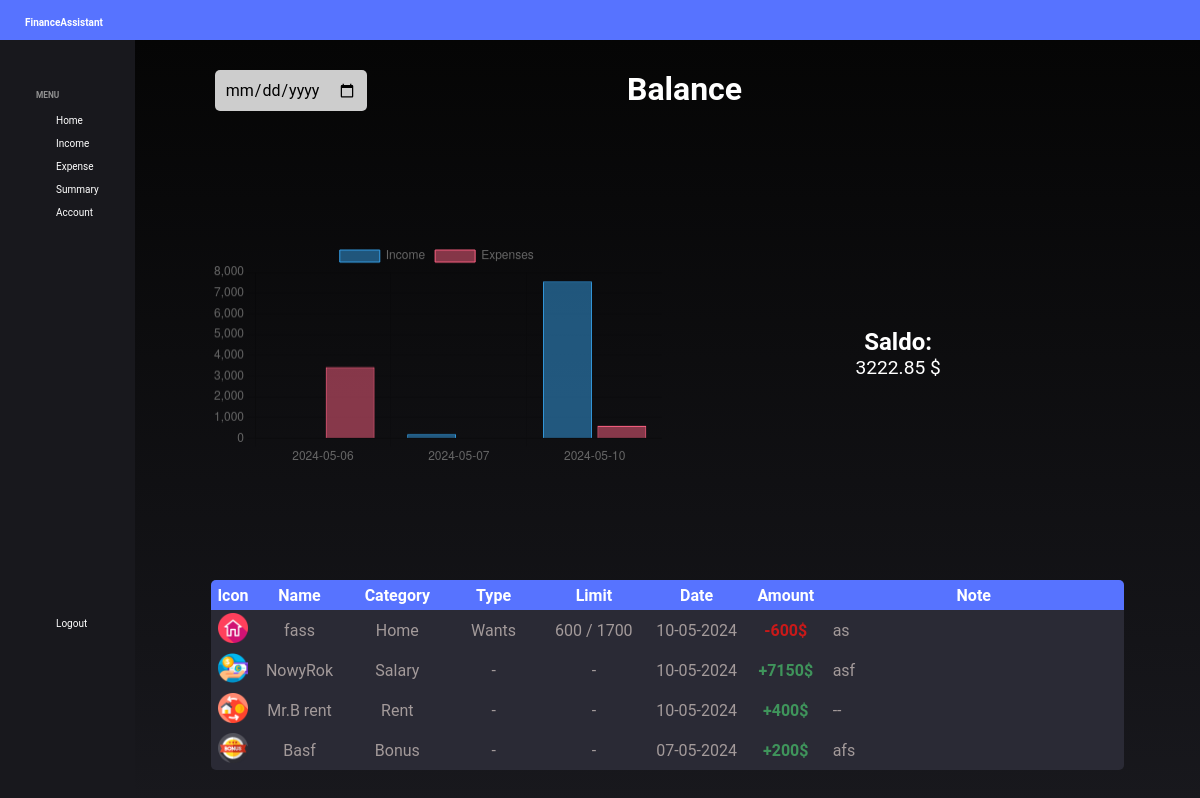
Before: /home (signed in) with the older database file.
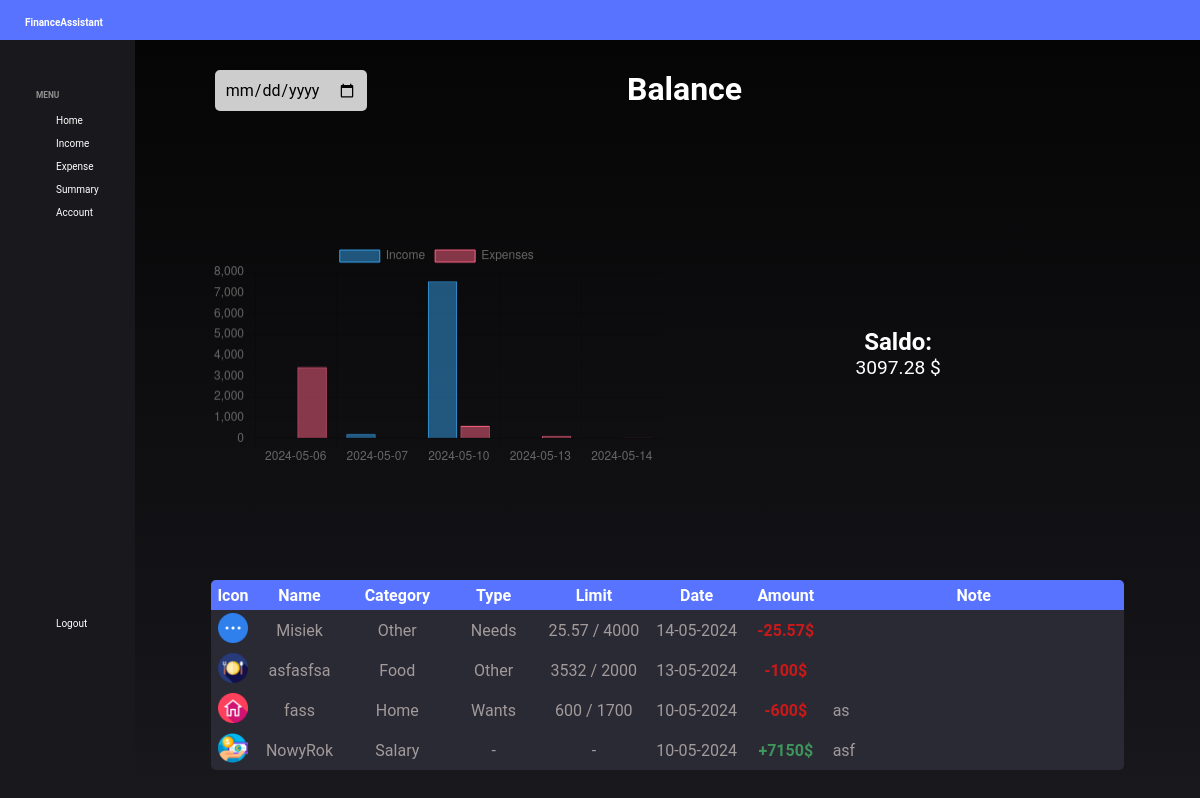
After: the same page with the newer database file.
### app/models.py (models this page shows)
class User(db.Model, UserMixin):
    __tablename__ = 'users'
    id = db.Column(db.Integer, primary_key=True, nullable=False)
    username = db.Column(db.String(20), unique=True, nullable=False)
    email = db.Column(db.String(120), unique=True, nullable=False)
    gender = db.Column(db.String(10), nullable=False)
    password = db.Column(db.String(60), nullable=False)
    saldo = db.Column(db.Float, nullable=False, default=0)
    wants = db.Column(db.Integer, nullable=False, default=1000)
    needs = db.Column(db.Integer, nullable=False, default=1000)
    other = db.Column(db.Integer, nullable=False, default=1000)
    incomes = db.relationship('Income', backref='user')
    expenses = db.relationship('Expense', backref='user')

class Expense(db.Model):
    __tablename__ = 'expenses'
    id = db.Column(db.Integer, primary_key=True)
    user_id = db.Column(db.Integer, db.ForeignKey('users.id'))
    category_id = db.Column(db.Integer, db.ForeignKey('expense_categories.id'))
    type_id = db.Column(db.Integer, db.ForeignKey('expense_types.id'))
    name = db.Column(db.String(25),unique=True, nullable=False)
    date = db.Column(db.Date, nullable=False, default=datetime.utcnow)
    amount = db.Column(db.Float, nullable=False)
    note = db.Column(db.String(40), nullable=False, default='')

class ExpenseCategory(db.Model):
    __tablename__ = 'expense_categories'
    id = db.Column(db.Integer, primary_key=True)
    name = db.Column(db.String(20), unique=True, nullable=False)
    icon = db.Column(db.String(20), nullable=False, default='default.jpg')
    expenses = db.relationship('Expense', backref='category')

class ExpenseType(db.Model):
    __tablename__ = 'expense_types'
    id = db.Column(db.Integer, primary_key=True)
    name = db.Column(db.String(20), unique=True, nullable=False)
    expenses = db.relationship('Expense', backref='expense_type')

class Income(db.Model):
    __tablename__ = 'incomes'
    id = db.Column(db.Integer, primary_key=True)
    user_id = db.Column(db.Integer, db.ForeignKey('users.id'))
    category_id = db.Column(db.Integer, db.ForeignKey('income_categories.id'))
    name = db.Column(db.String(25),unique=True, nullable=False)
    date = db.Column(db.Date, nullable=False, default=datetime.utcnow)
    amount = db.Column(db.Float, nullable=False)
    note = db.Column(db.String(40), nullable=False, default='')

class IncomeCategory(db.Model):
    __tablename__ = 'income_categories'
    id = db.Column(db.Integer, primary_key=True)
    name = db.Column(db.String(20), unique=True, nullable=False)
    icon = db.Column(db.String(20), nullable=False, default='default.jpg')
    incomes = db.relationship('Income', backref='category')

### app/routes.py (the view, shortened to what this page needs)
@app.route("/", methods=['GET', 'POST'])
@app.route("/home", methods=['GET', 'POST'])
@login_required
def home():
    expenses = Expense.query.filter_by(user=current_user).all()
    incomes = Income.query.filter_by(user=current_user).all()
    incomes_all = [income for income in incomes]
    expenses_all = [expense for expense in expenses]
    total_expenses = sum(expense.amount for expense in expenses)
    total_incomes = sum(income.amount for income in incomes)
    exp_needs = Expense.query.filter_by(user=current_user, type_id=1).all()
    exp_wants = Expense.query.filter_by(user=current_user, type_id=2).all()
    exp_other = Expense.query.filter_by(user=current_user, type_id=3).all()
    balance = total_incomes - total_expenses
    current_user.saldo = round(balance, 2)
    db.session.commit()
    transactions = expenses + incomes
    trans_copy = transactions.copy()
    transactions.sort(key=lambda x: x.date, reverse=True)
    trans_copy.sort(key=lambda x: x.date, reverse=False)
    table = []
    set_variable = set()
    for expense in expenses:
        set_variable.add(str(expense.date.strftime('%m.%Y')))
    for x in set_variable:
        sum_variable_needs = 0
        sum_variable_wants = 0
        sum_variable_other = 0
        dict_variable = dict()
        dict_variable["date"] = x
        for expense in expenses:
            if expense.date.strftime('%m') == x.split('.')[0] and expense.date.strftime('%Y') == x.split('.')[1] and expense in exp_needs:
                sum_variable_needs += expense.amount
            elif expense.date.strftime('%m') == x.split('.')[0] and expense.date.strftime('%Y') == x.split('.')[1] and expense in exp_wants:
                sum_variable_wants += expense.amount
            elif expense.date.strftime('%m') == x.split('.')[0] and expense.date.strftime('%Y') == x.split('.')[1] and expense in exp_other:
                sum_variable_other += expense.amount
        dict_variable["amount_needs"] = sum_variable_needs
        dict_variable["amount_wants"] = sum_variable_wants
        dict_variable["amount_other"] = sum_variable_other
        table.append(dict_variable)
    form = DatePickerForm()
    month_year = date.today().strftime('%m.%Y')
    lables_all = []
    month_trans = []
    month_expenses = []
    plot1_data=[]
    exp_dt = []
    month_incomes = []
    plot2_data=[]
    inc_dt = []
    for transaction in trans_copy:
        if transaction.date.strftime("%m.%Y") == month_year:
            lables_all.append(str(transaction.date))
            month_trans.append(transaction)
    lables_all = list(set(lables_all))
    dates_datetime = [datetime.strptime(data, "%Y-%m-%d") for data in lables_all]
    sorted_dates = sorted(dates_datetime)
    sorted_lables = [data.strftime("%Y-%m-%d") for data in sorted_dates]
    for expense in expenses_all:
        if expense.date.strftime("%m.%Y") == month_year:
            month_expenses.append(expense)
    for expense in month_expenses:
        exp_dt.append(str(expense.date))
    exp_dt = set(exp_dt)
    for income in incomes_all:
        if income.date.strftime("%m.%Y") == month_year:
            month_incomes.append(income)
    for income in month_incomes:
        inc_dt.append(str(income.date))
    inc_dt = set(inc_dt)
    exc_incomes = list(set(lables_all).symmetric_difference(inc_dt))
    exc_expenses = list(set(lables_all).symmetric_difference(exp_dt))
    for trans in month_trans:
        if  isinstance(trans, Expense):
             plot1_data.append((str(trans.date),trans.amount))
        elif isinstance(trans, Income):
            plot2_data.append((str(trans.date),trans.amount))
    for i in exc_expenses:
        plot1_data.append((str(i),0))
    for i in exc_incomes :
        plot2_data.append((str(i),0))
    plot1_data = sorted(plot1_data, key=lambda x: x[0])
    plot2_data = sorted(plot2_data, key=lambda x: x[0])
    new1_data = []
    new2_data = []
    for date1, value1 in plot1_data:
        found = False
        for i in range(len(new1_data)):
            if new1_data[i][0] == date1:
                new1_data[i] = (date1, new1_data[i][1] + value1)
                found = True
                break
        if not found:
            new1_data.append((date1, value1))
    for date2, value2 in plot2_data:
        found = False
        for i in range(len(new2_data)):
            if new2_data[i][0] == date2:
                new2_data[i] = (date2, new2_data[i][1] + value2)
                found = True
                break
        if not found:
            new2_data.append((date2, value2))
    values_exp = [row[1] for row in new1_data]
    values_inc = [row[1] for row in new2_data]
    return render_template('home.html', transactions=transactions,sorted_lables=sorted_lables,
                            values_exp=values_exp,values_inc=values_inc,table=table,form=form)

### app/templates/home.html (shortened to what this page needs)
{% extends "base.html" %}
{% block content %}
<div class="empty">
</div>
<div class="right-section-container">
    <div class="top-container">
        <div>
            <form method="POST" action="">
                    <div class="form-group " id="exp-form-group">
                        {% if form.date.errors %}
                            {{ form.date(class="form-control form-control-lg is-invalid") }}
                        {% else %}
                            {{ form.date(class="form-control form-control-lg") }}
                        {% endif %}
                    </div>
            </form>
        </div>
        <div>
            <h1 id="route-title">Balance</h1>
        </div>
    </div>
    <div class="plot-container">
        <div id="bal-plot1">
            <canvas id="barChart" style="max-height: 400px;"></canvas>
            <script>
                const ctg = document.getElementById('barChart');
                new Chart(ctg, {
                    type: 'bar',
                    data: {
                    labels: {{ sorted_lables | safe }},
                    datasets: [{
                        label: 'Income',
                        data: {{ values_inc | safe }},
                        borderWidth: 1
                    },{
                        label: 'Expenses',
                        data: {{ values_exp | safe }},
                        borderWidth: 1
                    }]
                    },
                    options: {
                    scales: {
                        y: {
                        beginAtZero: true
                        }
                    }
                    }
                });
                </script>
        </div>
        <div id="bal-balance">
            <h2>Saldo:</h2>
            <p style="font-size: larger;">{% if current_user.saldo == current_user.saldo|float|int %}{{ current_user.saldo|int }}{% else %}{{ current_user.saldo }}{% endif %} $</p>
        </div>
    </div>
    <div class="table-container">
        <table class="home-table" style="overflow-y: auto;">
            <tr>
                <th>Icon</th>
                <th>Name</th>
                <th>Category</th>
                <th>Type</th>
                <th>Limit</th>
                <th>Date</th>
                <th>Amount</th>
                <th>Note</th>
                <th></th>
            </tr>
            {% if not transactions %}
                <tr>
                    <td colspan="9" style="text-align: center;">No transactions on chosen day</td>
                </tr>
            {% else %}
                {% for transaction in transactions %}
                    {% if is_expense(transaction) %}
                        <tr>
                            <td><img src="{{ url_for('static', filename='exp_icons/' + transaction.category.name.lower() +'.png') }}" width="30" height="30"></td>
                            <td>{{ transaction.name }}</td>
                            <td>{{ transaction.category.name }}</td>
                            <td>{{ transaction.expense_type.name }}</td>
                            {% for entry in table %}
                                {% if transaction.expense_type.name.lower() == 'needs' and transaction.date.strftime('%m.%Y') == entry["date"] %}
                                    <td class="exp-table-items" style="width: 150px;">{% if entry["amount_needs"] == entry["amount_needs"]|float|int %}{{ entry["amount_needs"]|int }}{% else %}{{ entry["amount_needs"] }}{% endif %} / {{ current_user.needs }}</td>
                                {% endif %}
                                {% if transaction.expense_type.name.lower() == 'wants' and transaction.date.strftime('%m.%Y') == entry["date"] %}
                                <td class="exp-table-items" style="width: 150px;">{% if entry["amount_wants"] == entry["amount_wants"]|float|int %}{{ entry["amount_wants"]|int }}{% else %}{{ entry["amount_wants"] }}{% endif %} / {{ current_user.wants }}</td>
                                {% endif %}
                                {% if transaction.expense_type.name.lower() == 'other' and transaction.date.strftime('%m.%Y') == entry["date"] %}
                                <td class="exp-table-items" style="width: 150px;">{% if entry["amount_other"] == entry["amount_other"]|float|int %}{{ entry["amount_other"]|int }}{% else %}{{ entry["amount_other"] }}{% endif %} / {{ current_user.other }}</td>
                                {% endif %}
                            {% endfor %}
                            <td>{{ transaction.date.strftime('%d-%m-%Y') }}</td>
                            <td style = "color: rgb(201, 25, 25); font-weight: bold;">-{% if transaction.amount == transaction.amount|float|int %}{{ transaction.amount|int }}{% else %}{{ transaction.amount }}{% endif %}$</td>
                            <td style = "text-align: left;">{{ transaction.note }}</td>
                            <td></td>
                        </tr>
                    {% elif is_income(transaction) %}
                        <tr>
                            <td><img src="{{ url_for('static', filename='inc_icons/' + transaction.category.name.lower() +'.png') }}" width="30" height="30"></td>
                            <td>{{ transaction.name }}</td>
                            <td>{{ transaction.category.name }}</td>
                            <td class="inc-table-items" style="width: 100px;">-</td>
                            <td class="inc-table-items" style="width: 150px;">-</td>
                            <td>{{ transaction.date.strftime('%d-%m-%Y') }}</td>
                            <td style = "color: rgb(63, 148, 91); font-weight: bold;">+{% if transaction.amount == transaction.amount|float|int %}{{ transaction.amount|int }}{% else %}{{ transaction.amount }}{% endif %}$</td>
                            <td style = "text-align: left;">{{ transaction.note }}</td>
                            <td></td>
                        </tr>
                    {% endif %}
                {% endfor %}
            {% endif %}
        </table>
    </div>
</div>
{% endblock content %}

### app/templates/base.html (shortened to what this page needs)
<!DOCTYPE html>
<html>
<head>
    <link rel="stylesheet" type="text/css" href="{{ url_for('static', filename='main.css') }}">
</head>
<body>
    <header>
        <div class="head">
            <a href="#">FinanceAssistant</a>
        </div>
    </header>
    <div class="container">
        <aside class="sidebar">
            <div class="menu">
                <h5>Menu</h5>
                <ul>
                    <li>
                        <a href="/home">Home</ion-icon></a>
                    </li>
                    <li>
                        <a href="/income">Income</a>
                    </li>
                    <li>
                        <a href="/expenses">Expense</a>
                    </li>
                    <li>
                        <a href="/summary">Summary</a>
                    </li>
                    <li>
                        <a href="/account">Account</a>
                    </li>
                </ul>
            </div>
            <div class="menu">
                <ul>
                    <li>
                        <a href="/logout">Logout</a>
                    </li>
                </ul>
            </div>
        </aside>
        <main role="main">
            <div class="right-section">
                {% block content %}{% endblock %}
            </div>
        </main>
    </div>
</body>
</html>

Changed rows visible on the page:
no longer on this page (row unchanged): Income: shows a picture
no longer on this page (row unchanged): Income: shows a picture
changed User: saldo "3222.85" → "3097.28"
added Expense: shows a picture, amount_needs "25.57", {{ current_user.needs }} "4000"
added Expense: shows a picture, amount_other "3532", {{ current_user.other }} "2000"
Other visible differences:
chart data {{ sorted_lables | safe }}: ['2024-05-06', '2024-05-07', '2024-05-10'] → ['2024-05-06', '2024-05-07', '2024-05-10', '2024-05-13', '2024-05-14']
chart data {{ values_inc | safe }}: [0, 200.0, 7550.0] → [0, 200.0, 7550.0, 0, 0]
chart data {{ values_exp | safe }}: [3432.0, 0, 600.0] → [3432.0, 0, 600.0, 100.0, 25.57]
